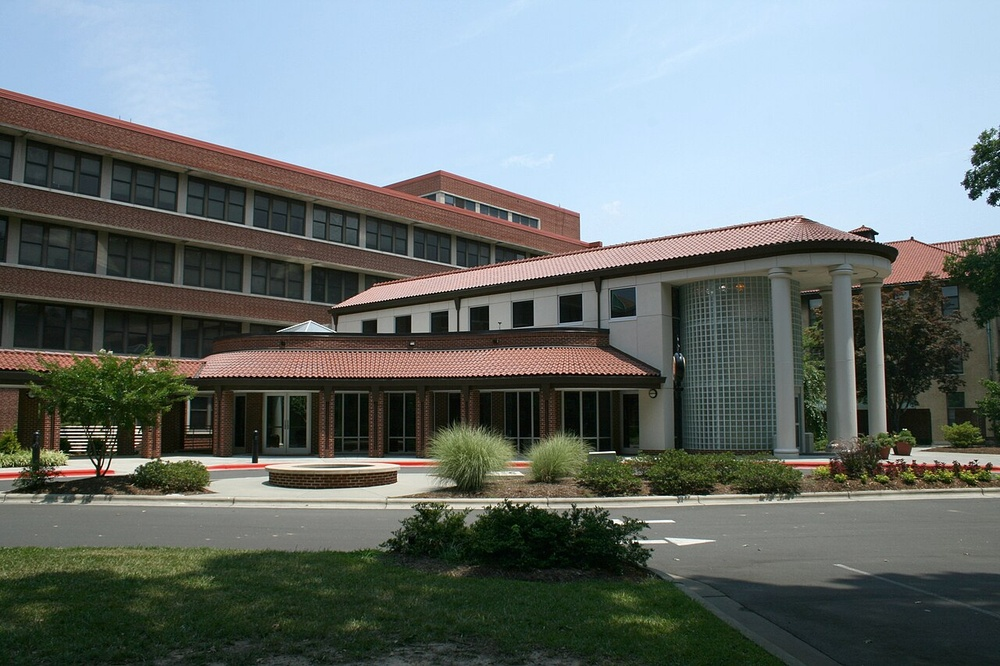
#> input picture src/assets/2008-07-04_NCSSM_main_entrance.jpg, 1000 x 666 px, shrunk from 1280 x 853 before the run
$ python -i bg_remove.py   (imports and definitions only)
#> lines starting #> are read from the running program, lines starting #| are printed output that depends on the picture; after the words box and inside, x2 and y2 are one past the last pixel; in counts of white or black regions, pixels touching at a corner belong together
from PIL import Image
import numpy as np

def remove_white_pixels_fast(input_path, output_path, threshold=200):
    img = Image.open(input_path).convert("RGBA")
    data = np.array(img)

    # Create a mask where all RGB channels are above the threshold
    white_mask = (data[:, :, 0] >= threshold) & \
                 (data[:, :, 1] >= threshold) & \
                 (data[:, :, 2] >= threshold)

    # Set alpha to 0 for those pixels
    data[white_mask, 3] = 0

    result = Image.fromarray(data)
    result.save(output_path, "PNG")

def remove_white_and_yellow_pixels(input_path, output_path, threshold=240):
#> called with output_path = 'out.png', threshold = 240
    img = Image.open(input_path).convert("RGBA")
    rgba_data = np.array(img)

    # Check white in RGBA
    r, g, b = rgba_data[:, :, 0], rgba_data[:, :, 1], rgba_data[:, :, 2]
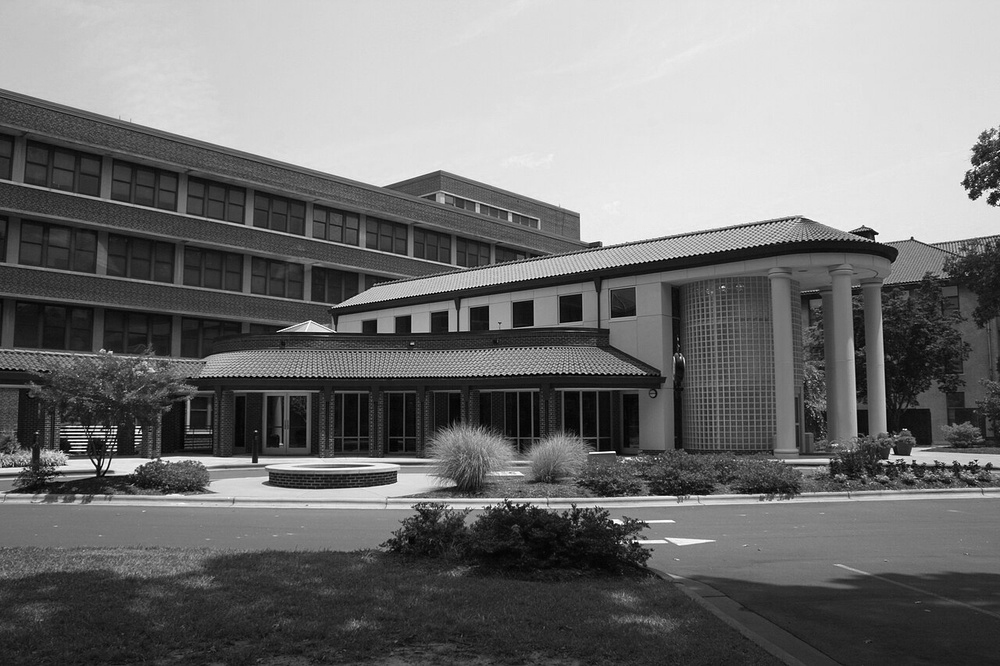
#> g: shape (666, 1000); min 0, max 255, mean 115.9
    white_mask = (r >= threshold) & (g >= threshold) & (b >= threshold)
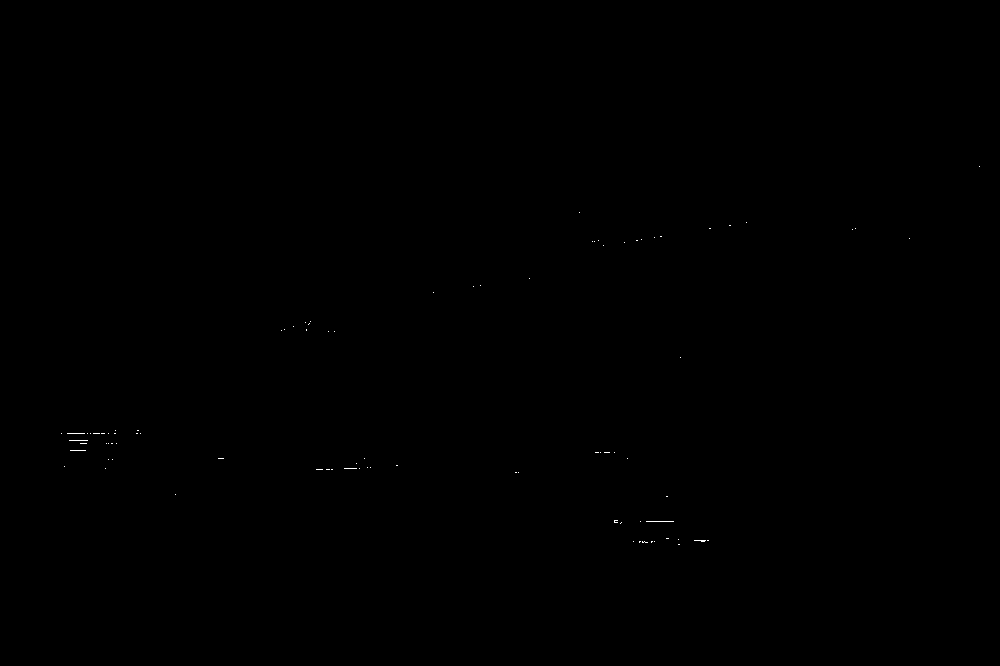
#> white_mask: shape (666, 1000) bool; 0.04% white in thin lines or dots, all inside (x1, y1, x2, y2) = (61, 166, 980, 545)

    # Check yellow in HSV (catches a broader range of yellows)
    hsv = np.array(img.convert("RGB").convert("HSV"))
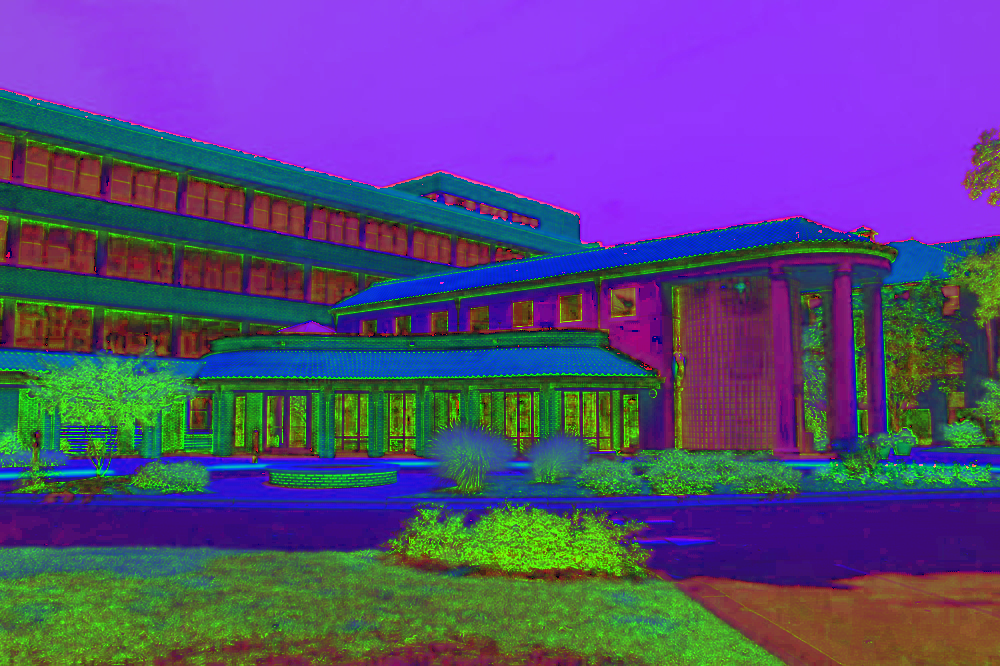
#> hsv: shape (666, 1000, 3); mean R, G, B 87.6, 72.3, 127.3
    h, s, v = hsv[:, :, 0], hsv[:, :, 1], hsv[:, :, 2]
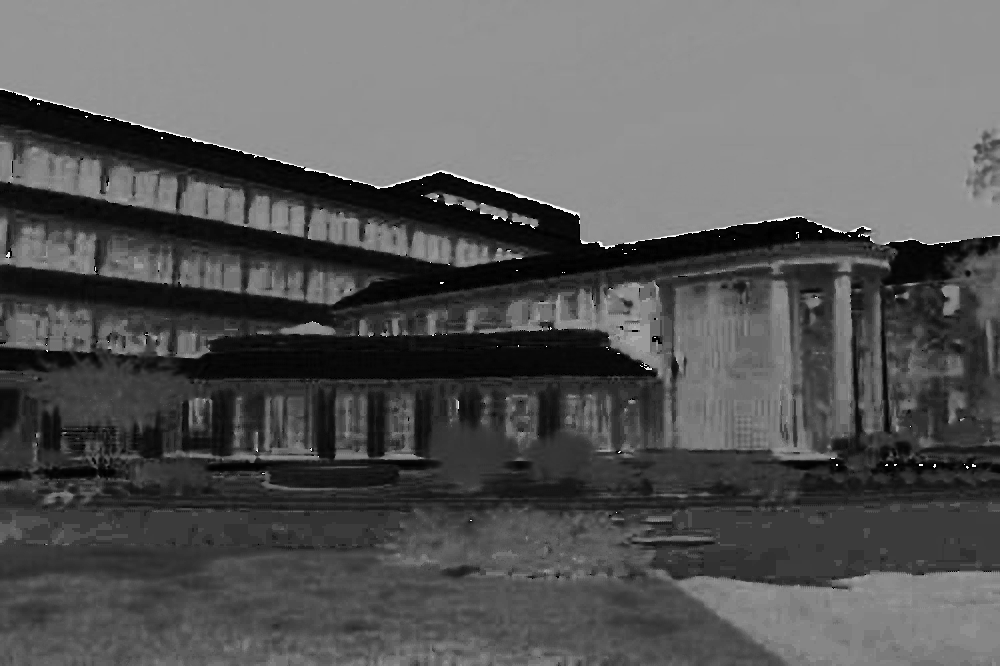
#> h: shape (666, 1000); min 0, max 254, mean 87.6
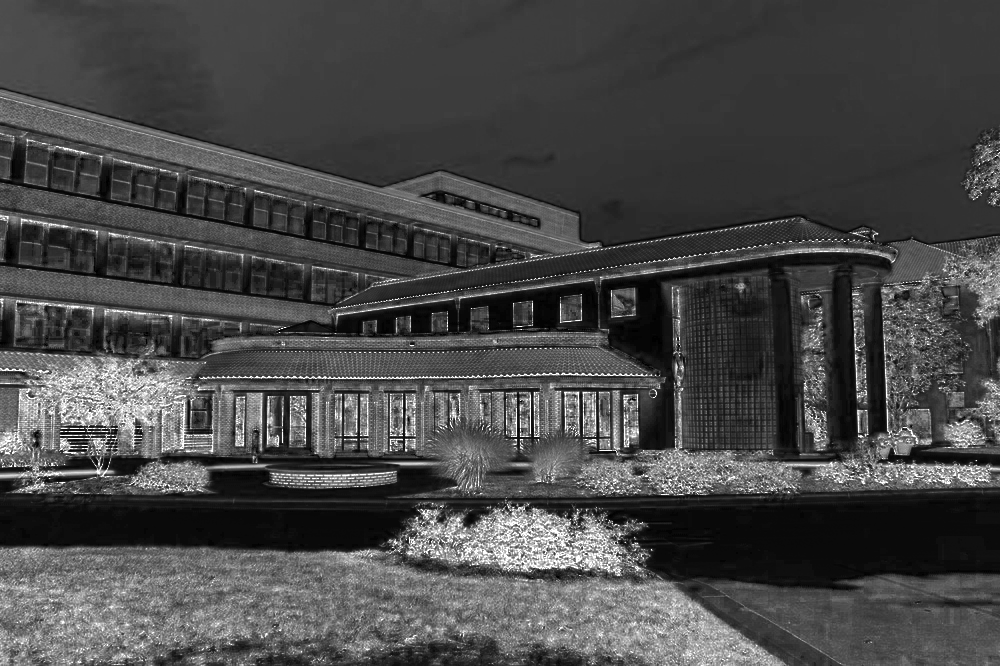
#> s: shape (666, 1000); min 0, max 255, mean 72.3
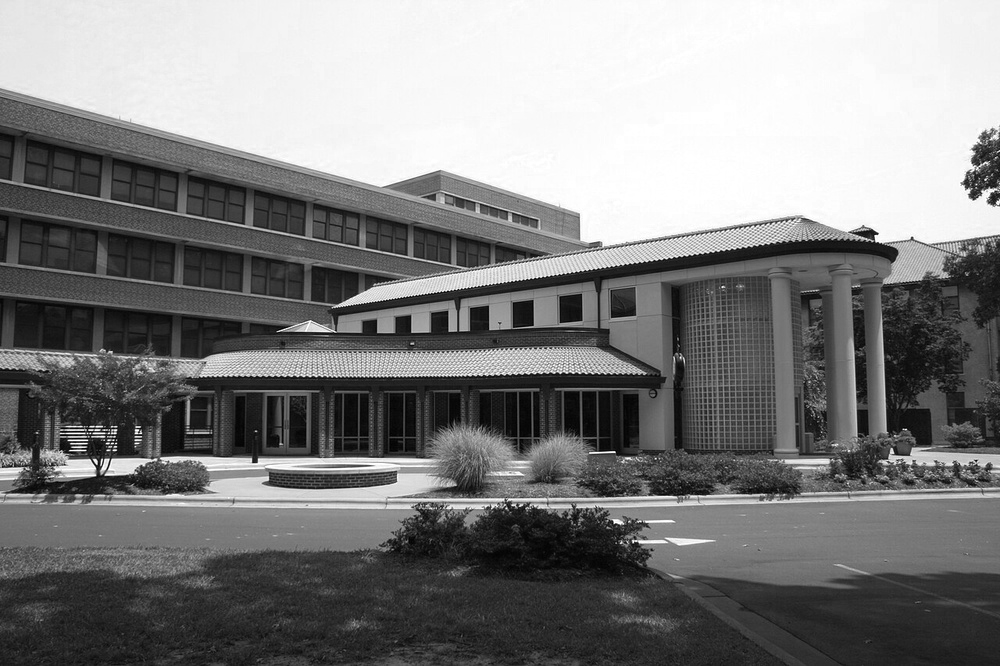
#> v: shape (666, 1000); min 1, max 255, mean 127.3
    # Hue ~30-45 in Pillow's 0-255 scale corresponds to yellow (0-360 → 0-255)
    yellow_mask = (h >= 28) & (h <= 48) & (s >= 80) & (v >= 80)
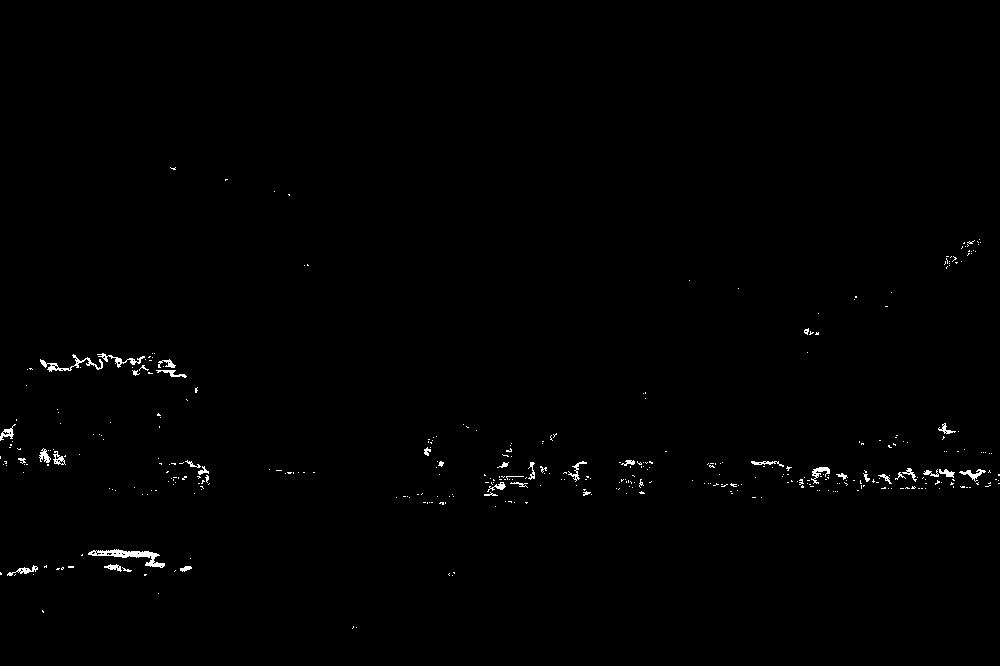
#> yellow_mask: shape (666, 1000) bool; 0.59% white in thin lines or dots, all inside (x1, y1, x2, y2) = (0, 167, 1000, 629)

    combined_mask = white_mask | yellow_mask
#> combined_mask: shape (666, 1000) bool; 0.63% white in thin lines or dots, all inside (x1, y1, x2, y2) = (0, 166, 1000, 629)
    rgba_data[combined_mask, 3] = 0

    Image.fromarray(rgba_data).save(output_path, "PNG")

def replace_black_with_white(input_path, output_path, threshold=15):
    img = Image.open(input_path).convert("RGBA")
    data = np.array(img)

    r, g, b, a = data[:, :, 0], data[:, :, 1], data[:, :, 2], data[:, :, 3]

    black_mask = (r <= threshold) & (g <= threshold) & (b <= threshold) & (a > 0)

    data[black_mask, 0] = 255  # R
    data[black_mask, 1] = 255  # G
    data[black_mask, 2] = 255  # B

    Image.fromarray(data).save(output_path, "PNG")

>>> result = remove_white_and_yellow_pixels('../assets/2008-07-04_NCSSM_main_entrance.jpg', 'out.png')

$ run again, on src/assets/artisanal_full_restraunt_pic.jpg
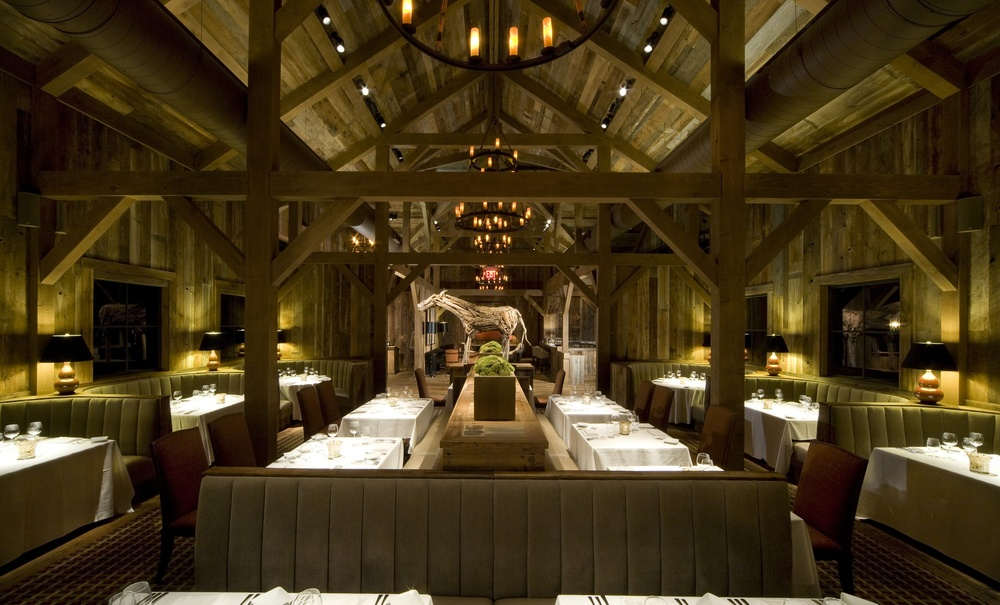
#> input picture src/assets/artisanal_full_restraunt_pic.jpg, 1000 x 605 px, shrunk from 2560 x 1548 before the run
#> in remove_white_and_yellow_pixels, `white_mask = (r >= threshold) & (g >= threshold) & (b >= threshold)`:
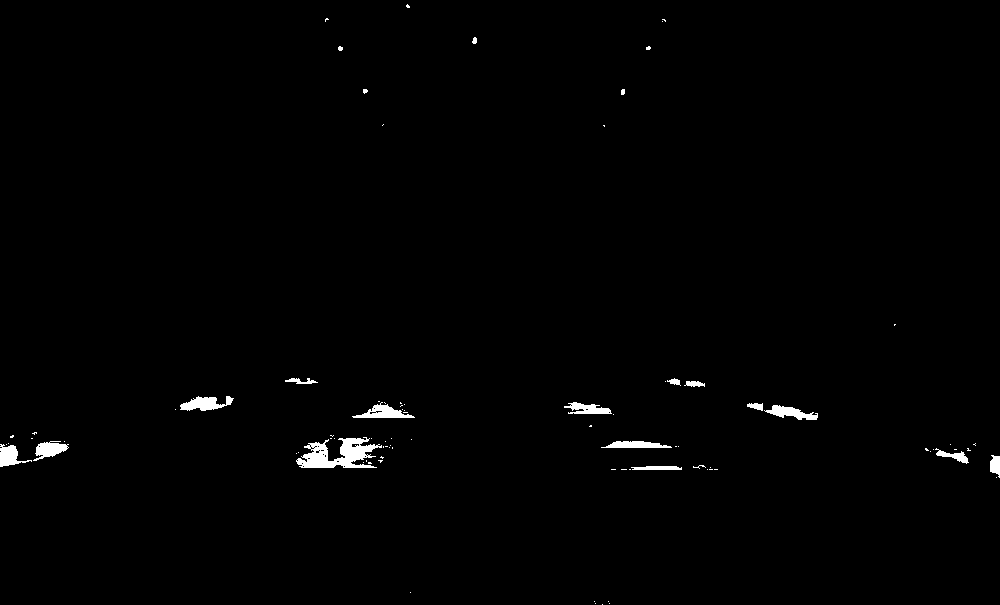
#> white_mask: shape (605, 1000) bool; 0.89% white; 88 white regions (70 under 20 px), largest, box (x1, y1, x2, y2) and area: (296, 437, 382, 468) 1417, (180, 396, 234, 411) 471, (352, 402, 415, 418) 445
#> yellow_mask: shape (605, 1000) bool; 12.8% white; 1422 white regions (1267 under 20 px), largest, box (x1, y1, x2, y2) and area: (744, 345, 1000, 517) 7430, (607, 72, 708, 173) 4866, (37, 195, 164, 335) 4465
#> in remove_white_and_yellow_pixels, `rgba_data[combined_mask, 3] = 0`:
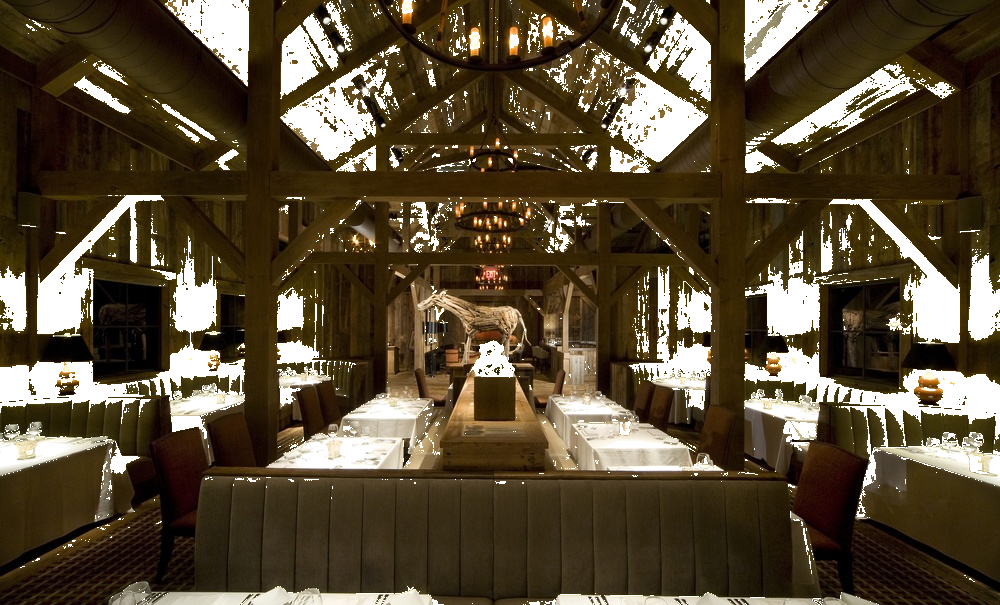
#> rgba_data: shape (605, 1000, 4); mean R, G, B, A 71, 55.3, 25.9, 220.1; transparent parts drawn white

$ run again, on src/assets/ssm_linkedin.jpg
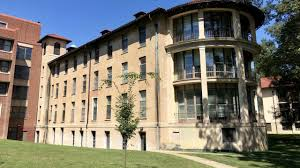
#> input picture src/assets/ssm_linkedin.jpg, 300 x 168 px
#> white_mask: shape (168, 300) bool; 0.04% white in thin lines or dots, all inside (x1, y1, x2, y2) = (56, 22, 258, 146)
#> in remove_white_and_yellow_pixels, `yellow_mask = (h >= 28) & (h <= 48) & (s >= 80) & (v >= 80)`:
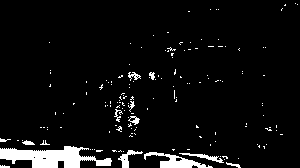
#> yellow_mask: shape (168, 300) bool; 5.7% white; 155 white regions (141 under 20 px), largest, box (x1, y1, x2, y2) and area: (0, 146, 112, 168) 1397, (144, 152, 213, 168) 447, (118, 150, 143, 168) 152
#> in remove_white_and_yellow_pixels, `rgba_data[combined_mask, 3] = 0`:
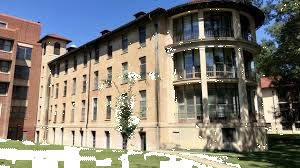
#> rgba_data: shape (168, 300, 4); mean R, G, B, A 122.7, 119.3, 107.8, 240.4; transparent parts drawn white
